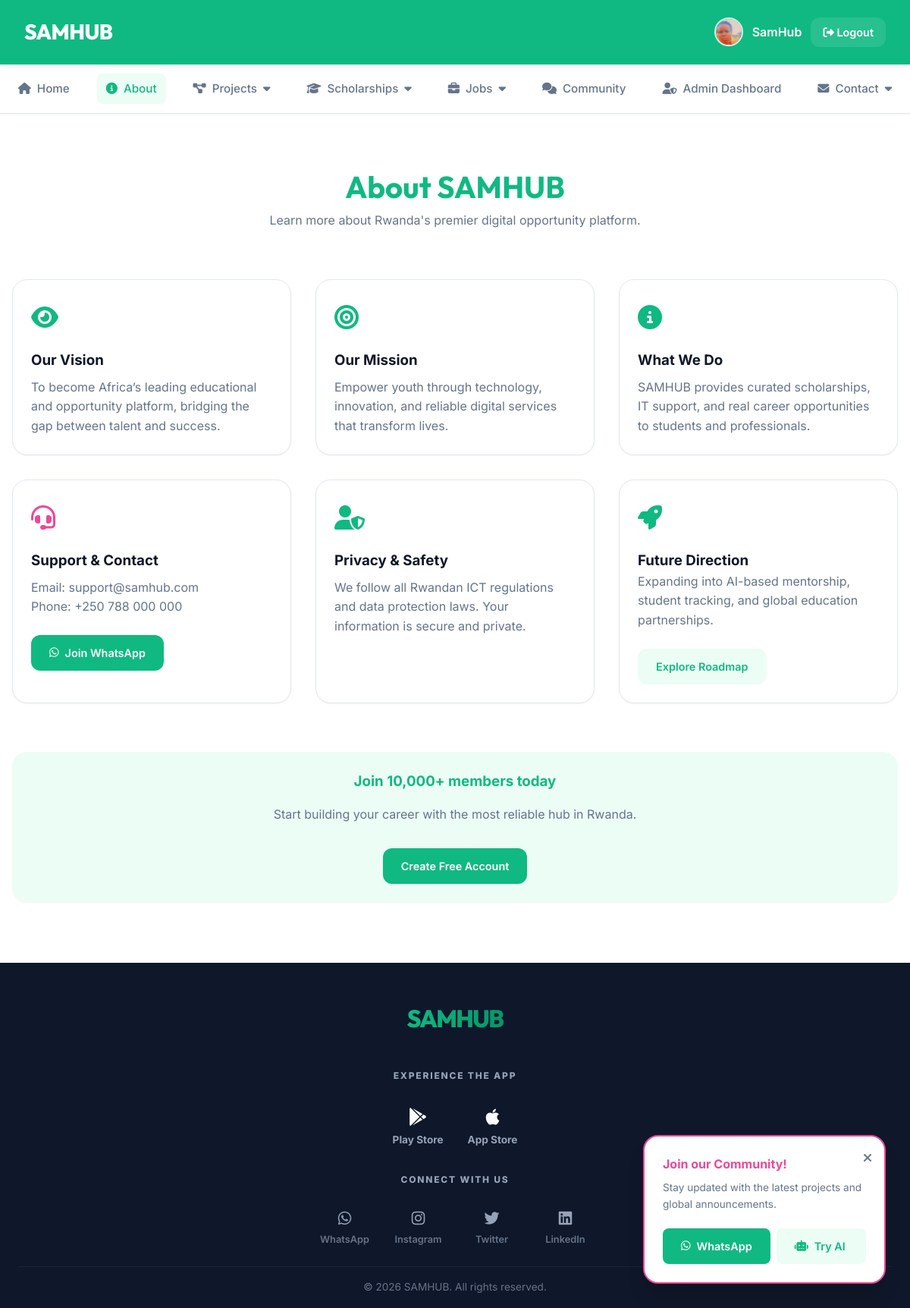
The page /learn/about/ (signed in) on the database its author committed.
### Login_System/models.py (models this page shows, shortened)
class User(AbstractUser):
    email = models.EmailField(max_length=50, unique=True)
    image = models.ImageField(upload_to='profile_pics', default='default.jpg')
    sex = models.CharField(max_length=10, blank=True, null=True)
    phone = models.CharField(max_length=50, blank=True, null=True)
    year = models.CharField(max_length=50, blank=True, null=True)
    address = models.CharField(max_length=255, blank=True, null=True)
    date_of_birth = models.DateField(blank=True, null=True)
    qualification = models.CharField(max_length=50, blank=True, null=True)
    experience = models.CharField(max_length=50, blank=True, null=True)
    User_type = (
        ('Admin', 'Admin'),
        ('User', 'User'),
        ('Student', 'Student'),
    )
    user_type = models.CharField(max_length=50, choices=User_type, default='User')
    is_approved = models.BooleanField(default=False)
    is_disabled = models.BooleanField(default=False)
    first_login = models.BooleanField(default=True)
    created_at = models.DateTimeField(auto_now_add=True)
    updated_at = models.DateTimeField(auto_now=True)

### Learning_certificate/views.py (the view)
# urls.py: path('about/', views.about, name='about'),
def about(request):
    return render(request, 'Login_System/about.html')

### templates/Login_System/about.html (shortened to what this page needs)
{% extends "Login_System/base.html" %}
{% load static %}
{% block content %}
<div style="text-align: center; margin-bottom: 4rem; padding-top: 2rem;">
    <h2 style="font-size: 2.5rem; font-family: 'Outfit'; color: var(--primary);">About SAMHUB</h2>
    <p style="color: var(--text-muted); max-width: 600px; margin: 0 auto;">Learn more about Rwanda's premier digital
        opportunity platform.</p>
</div>
<div style="display: grid; grid-template-columns: repeat(auto-fit, minmax(300px, 1fr)); gap: 2rem;">
    <div class="card">
        <div style="color: var(--primary); font-size: 2rem; margin-bottom: 1rem;"><i class="fas fa-eye"></i></div>
        <h3>Our Vision</h3>
        <p style="color: var(--text-muted); margin-top: 0.5rem;">To become Africa’s leading educational and opportunity
            platform, bridging the gap between talent and success.</p>
    </div>
    <div class="card">
        <div style="color: var(--primary); font-size: 2rem; margin-bottom: 1rem;"><i class="fas fa-bullseye"></i></div>
        <h3>Our Mission</h3>
        <p style="color: var(--text-muted); margin-top: 0.5rem;">Empower youth through technology, innovation, and
            reliable digital services that transform lives.</p>
    </div>
    <div class="card">
        <div style="color: var(--primary); font-size: 2rem; margin-bottom: 1rem;"><i class="fas fa-info-circle"></i>
        </div>
        <h3>What We Do</h3>
        <p style="color: var(--text-muted); margin-top: 0.5rem;">SAMHUB provides curated scholarships, IT support, and
            real career opportunities to students and professionals.</p>
    </div>
    <div class="card">
        <div style="color: var(--secondary); font-size: 2rem; margin-bottom: 1rem;"><i class="fas fa-headset"></i></div>
        <h3>Support & Contact</h3>
        <p style="color: var(--text-muted); margin: 0.5rem 0 1.5rem;">Email: support@samhub.com<br>Phone: +250 788 000
            000</p>
        {% if user.is_authenticated %}
        <a href="{% url 'chat_room' %}" class="btn btn-primary" style="background: var(--accent);">
            <i class="fab fa-whatsapp"></i> Join WhatsApp
        </a>
        {% else %}
        <a href="{% url 'Login' %}" class="btn btn-ghost">
            <i class="fas fa-sign-in-alt"></i> Login for Support
        </a>
        {% endif %}
    </div>
    <div class="card">
        <div style="color: var(--primary); font-size: 2rem; margin-bottom: 1rem;"><i class="fas fa-user-shield"></i>
        </div>
        <h3>Privacy & Safety</h3>
        <p style="color: var(--text-muted); margin-top: 0.5rem;">We follow all Rwandan ICT regulations and data
            protection laws. Your information is secure and private.</p>
    </div>
    <div class="card">
        <div style="color: var(--primary); font-size: 2rem; margin-bottom: 1rem;"><i class="fas fa-rocket"></i></div>
        <h3>Future Direction</h3>
        <p style="color: var(--text-muted); margin-bottom: 1.5rem;">Expanding into AI-based mentorship, student
            tracking, and global education partnerships.</p>
        <a href="{% url 'scholarship_list' %}" class="btn btn-ghost">Explore Roadmap</a>
    </div>
</div>
<div class="card" style="margin-top: 4rem; text-align: center; background: var(--primary-light); border: none;">
    <h3 style="color: var(--primary);">Join 10,000+ members today</h3>
    <p style="color: var(--text-muted); margin: 1rem 0 2rem;">Start building your career with the most reliable hub in
        Rwanda.</p>
    <a href="{% url 'register' %}" class="btn btn-primary">Create Free Account</a>
</div>
{% endblock %}

### templates/Login_System/base.html (shortened to what this page needs)
{% load static %}
<!DOCTYPE html>
<html lang="en">
<head>
    <link rel="stylesheet" href="https://cdnjs.cloudflare.com/ajax/libs/font-awesome/6.5.0/css/all.min.css">
    <link rel="stylesheet" href="{% static 'css/style.css' %}">
</head>
<body>
    <header>
        <h1>SAMHUB</h1>
        <div class="user-actions">
            {% if user.is_authenticated %}
            <div class="user-profile">
                <img src="{{ user.image.url }}" alt="{{ user.username }}">
                <span style="font-weight: 600;">{{ user.username }}</span>
                <a href="{% url 'logout' %}"><i class="fas fa-sign-out-alt"></i> Logout</a>
            </div>
            {% else %}
            <div class="user-profile">
                <a href="{% url 'Login' %}">Login</a>
                <a href="{% url 'register' %}" class="btn btn-primary"
                    style="color: white; padding: 0.5rem 1.25rem;">Register</a>
            </div>
            {% endif %}
        </div>
    </header>
    <nav>
        <a href="{% url 'home' %}" class="{% if request.resolver_match.url_name == 'home' %}active{% endif %}">
            <i class="fas fa-home"></i> Home
        </a>
        <a href="{% url 'about' %}" class="{% if request.resolver_match.url_name == 'about' %}active{% endif %}">
            <i class="fas fa-info-circle"></i> About
        </a>
        <div class="nav-item">
            <a href="#"><i class="fas fa-project-diagram"></i> Projects <i class="fas fa-caret-down"></i></a>
        </div>
        <div class="nav-item">
            <a href="#"><i class="fas fa-graduation-cap"></i> Scholarships <i class="fas fa-caret-down"></i></a>
        </div>
        <div class="nav-item">
            <a href="#"><i class="fas fa-briefcase"></i> Jobs <i class="fas fa-caret-down"></i></a>
        </div>
        <a href="{% url 'chat_room' %}"
            class="{% if request.resolver_match.url_name == 'chat_room' %}active{% endif %}">
            <i class="fas fa-comments"></i> Community
        </a>
        {% if user.is_authenticated %}
        {% if user.user_type == 'Student' %}
        <a href="{% url 'student_dashboard' %}"
            class="{% if request.resolver_match.url_name == 'student_dashboard' %}active{% endif %}">
            <i class="fas fa-user-graduate"></i> Student Dashboard
        </a>
        {% elif user.user_type == 'Admin' or user.is_superuser %}
        <a href="{% url 'dashboard_admin' %}"
            class="{% if request.resolver_match.url_name == 'dashboard_admin' %}active{% endif %}">
            <i class="fas fa-user-shield"></i> Admin Dashboard
        </a>
        {% endif %}
        {% endif %}
        <div class="nav-item contact-link">
            <a href="#"><i class="fas fa-envelope"></i> Contact <i class="fas fa-caret-down"></i></a>
        </div>
    </nav>
    {% if user.is_authenticated %}
    <div id="popup-notification" class="popup-notification">
        <h4 style="color: var(--secondary); margin-bottom: 0.5rem;">Join our Community!</h4>
        <p style="font-size: 0.85rem; color: var(--text-muted); margin-bottom: 1.25rem;">Stay updated with the latest
            projects and global announcements.</p>
        <div style="display: flex; gap: 0.5rem;">
            <a href="{% url 'chat_room' %}" target="_blank" class="btn btn-primary"
                style="flex: 1; background: var(--accent); border-radius: 0.5rem;">
                <i class="fab fa-whatsapp"></i> WhatsApp
            </a>
            <a href="{% url 'ai_chat_room' %}" class="btn btn-ghost" style="flex: 1; border-radius: 0.5rem;">
                <i class="fas fa-robot"></i> Try AI
            </a>
        </div>
        <span id="popup-close" class="popup-close"><i class="fas fa-times"></i></span>
    </div>
    {% endif %}
    <main class="page-wrapper">
        {% block content %}{% endblock %}
    </main>
    <footer class="minimal-footer">
        <div class="footer-core">
            <h2 class="footer-logo">SAMHUB</h2>
            <div class="footer-label">EXPERIENCE THE APP</div>
            <div class="footer-store-badges">
                <a href="#" class="store-item">
                    <i class="fab fa-google-play"></i>
                    <span>Play Store</span>
                </a>
                <a href="#" class="store-item">
                    <i class="fab fa-apple"></i>
                    <span>App Store</span>
                </a>
            </div>
            <div class="footer-label">CONNECT WITH US</div>
            <div class="social-grid">
                <a href="#" class="social-item">
                    <i class="fab fa-whatsapp"></i>
                    <span>WhatsApp</span>
                </a>
                <a href="#" class="social-item">
                    <i class="fab fa-instagram"></i>
                    <span>Instagram</span>
                </a>
                <a href="#" class="social-item">
                    <i class="fab fa-twitter"></i>
                    <span>Twitter</span>
                </a>
                <a href="#" class="social-item">
                    <i class="fab fa-linkedin"></i>
                    <span>LinkedIn</span>
                </a>
            </div>
        </div>
        <div class="footer-bottom-text">
            <p>&copy; 2026 SAMHUB. All rights reserved.</p>
        </div>
    </footer>
</body>
</html>

### rows shown on the page
User: image (picture), username "SamHub"
